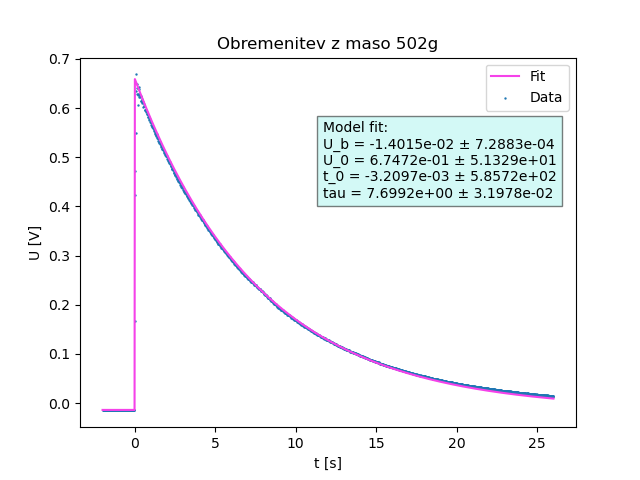

Here is the Python script that generated this plot:
import matplotlib.pyplot as plt
import numpy as np
from scipy.optimize import curve_fit


def theta(t, t_0):
    if t.all() >= t_0:
        return 1
    else:
        return 0


def theoreticalfit(t, u_b, u_0, t_0, tau, s=1):
    return u_b + s * u_0 * np.exp(-(t - t_0) / tau) * np.heaviside(t-t_0, 1)


x = np.genfromtxt("SDS00003.txt", usecols=0)
y = np.genfromtxt("SDS00003.txt", usecols=1)

fig, ax = plt.subplots()
fitpar, fitcov = curve_fit(theoreticalfit, xdata=x, ydata=y, p0=[-0.014, 0.675, 0, 7.7])
yfit = theoreticalfit(x, fitpar[0], fitpar[1], fitpar[2], fitpar[3])
perr = np.sqrt(np.diag(fitcov))
print(perr)
fittext= "Model fit:\nU_b = {} ± {}\nU_0 = {} ± {}\nt_0 = {} ± {}\ntau = {} ± {}".format(format(fitpar[0], ".4e"), format(fitcov[0][0]**0.5, ".4e"),
                                                                                                   format(fitpar[1], ".4e"), format(fitcov[1][1]**0.5, ".4e"),
                                                                                                   format(fitpar[2], ".4e"), format(fitcov[2][2]**0.5, ".4e"),
                                                                                                   format(fitpar[3], ".4e"), format(fitcov[3][3]**0.5, ".4e"))

plt.scatter(x, y, s=0.5, label="Data")
plt.plot(x, yfit, c="#f542e9", label="Fit")


plt.title("Obremenitev z maso 502g")
plt.xlabel("t [s]")
plt.ylabel("U [V]")
plt.text(0.49, 0.72, fittext, ha="left", va="center", size=10, transform=ax.transAxes, bbox=dict(facecolor="#a9f5ee", alpha=0.5))
plt.legend(loc=0)
plt.show()
